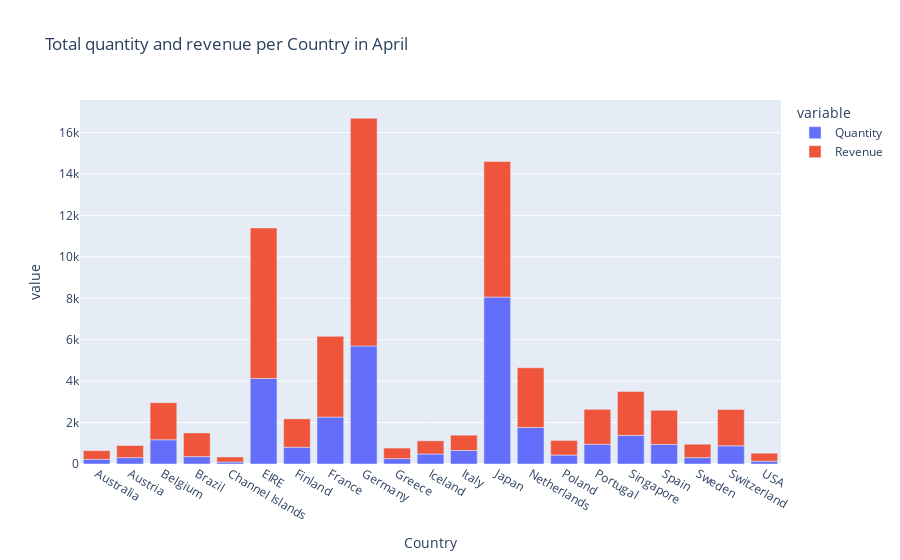

Write notebook code for a chart like this one.
### Code cell
# Traces
#traces = 

# Layout
#layout = 

# Plot
fig = px.bar(total_qty_rvn, x="Country", y=["Quantity","Revenue"], title="Total quantity and revenue per Country in April")
fig.show()
py.iplot

### Figure 1 — Plotly figure (JSON) as saved in the notebook; plotly's stock layout.template omitted (floating-point values rounded to 4 significant figures)
{"data": [{"alignmentgroup": "True", "hovertemplate": "variable=Quantity<br>Country=%{x}<br>value=%{y}<extra></extra>", "legendgroup": "Quantity", "marker": {"color": "#636efa", "pattern": {"shape": ""}}, "name": "Quantity", "offsetgroup": "Quantity", "orientation": "v", "showlegend": true, "textposition": "auto", "type": "bar", "x": ["Australia", "Austria", "Belgium", "Brazil", "Channel Islands", "EIRE", "Finland", "France", "Germany", "Greece", "Iceland", "Italy", "Japan", "Netherlands", "Poland", "Portugal", "Singapore", "Spain", "Sweden", "Switzerland", "USA"], "xaxis": "x", "y": [224, 308, 1170, 356, 96, 4129, 810, 2265, 5702, 260, 483, 653, 8058, 1762, 432, 951, 1384, 948, 306, 878, 137], "yaxis": "y"}, {"alignmentgroup": "True", "hovertemplate": "variable=Revenue<br>Country=%{x}<br>value=%{y}<extra></extra>", "legendgroup": "Revenue", "marker": {"color": "#EF553B", "pattern": {"shape": ""}}, "name": "Revenue", "offsetgroup": "Revenue", "orientation": "v", "showlegend": true, "textposition": "auto", "type": "bar", "x": ["Australia", "Austria", "Belgium", "Brazil", "Channel Islands", "EIRE", "Finland", "France", "Germany", "Greece", "Iceland", "Italy", "Japan", "Netherlands", "Poland", "Portugal", "Singapore", "Spain", "Sweden", "Switzerland", "USA"], "xaxis": "x", "y": [421.6, 584.8, 1788.0, 1144.0, 243, 7270.0, 1369.0, 3899.0, 10990.0, 509.7, 636.2, 737.8, 6548.0, 2887.0, 705.8, 1688.0, 2119.0, 1646.0, 649.1, 1757.0, 383.9], "yaxis": "y"}], "layout": {"barmode": "relative", "legend": {"title": {"text": "variable"}, "tracegroupgap": 0}, "title": {"text": "Total quantity and revenue per Country in April"}, "xaxis": {"anchor": "y", "domain": [0, 1], "title": {"text": "Country"}}, "yaxis": {"anchor": "x", "domain": [0, 1], "title": {"text": "value"}}}}
